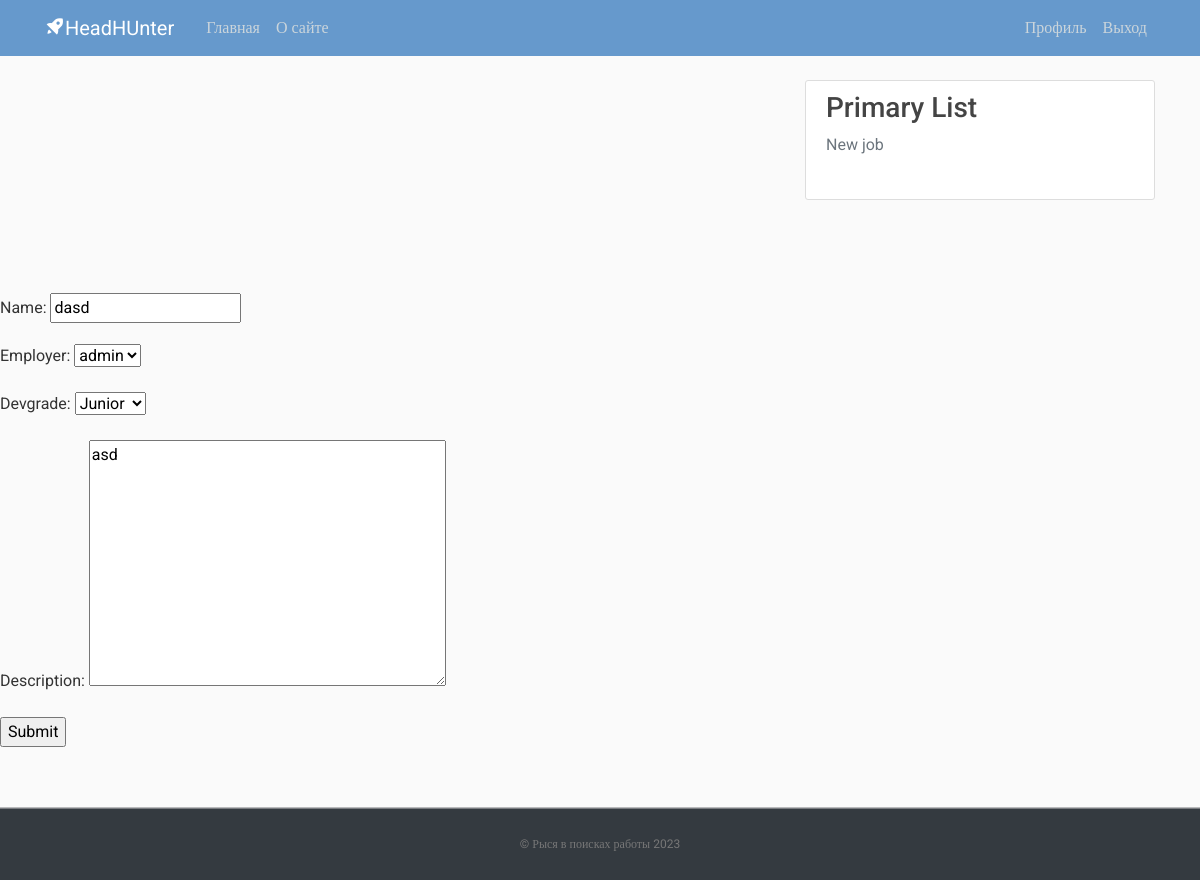
The page /upd-v/20 (signed in) on the database its author committed.
### base/models.py (models this page shows, shortened)
class Vacancy(models.Model):
    name = models.CharField(max_length=30)
    employer = models.ForeignKey(User, on_delete=models.SET_NULL, null=True)  # Работодатель
    devgrade = models.ForeignKey(DevGrades, on_delete=models.SET_NULL, null=True)  # Уровень
    description = models.TextField(null=True)
    updated = models.DateTimeField(auto_now=True)  # Изменено
    created = models.DateTimeField(auto_now_add=True)  # Добавлено, эти можно использовать при сортировке
    class Meta:
        ordering = ['-created']  # Наверное можно вывести прямо отсюда фильтр по Джунам, Сеньорам и тд

class DevGrades(models.Model):  # Джуниор, Миддл, Сеньор, Стажер
    name = models.CharField(max_length=10)
    def __str__(self):
        return self.name

### base/views.py (the view)
# urls.py: path('upd-v/<int:pk>', views.updateVac, name='update_vacancy'),
@login_required(login_url='/')
def updateVac(request, pk):
    vacancy = Vacancy.objects.get(id=pk)
    form = VacForm(instance=vacancy)
    if request.method == 'POST':
        form = VacForm(request.POST, instance=vacancy)
        if form.is_valid():
            form.save()
            return redirect('home_page')
    context = {'form': form}
    return render(request, 'base/vacancy_form.html', context)

### base/forms.py
class VacForm(ModelForm):
    class Meta:
        model = Vacancy
        fields = '__all__'

### base/templates/base/vacancy_form.html (shortened to what this page needs)
{% extends 'main.html' %}
{% block content %}
<div>
    <form method = 'POST' action="">
        {{form.as_p}}
        <input type="submit" value="Submit"/>
    </form>
</div>
{% endblock content %}

### static/styles/main.css (style rules this page uses)
body, html { width:100%; height:100% }
body { margin:0; padding:0; background: #fafafa; color: #333333; margin-top: 5rem; font-family:Roboto; display: flex; flex-direction: column; min-height: 100vh; }

### rows shown on the page
Vacancy: name "dasd", employer "admin", devgrade "Junior", description "asd"
